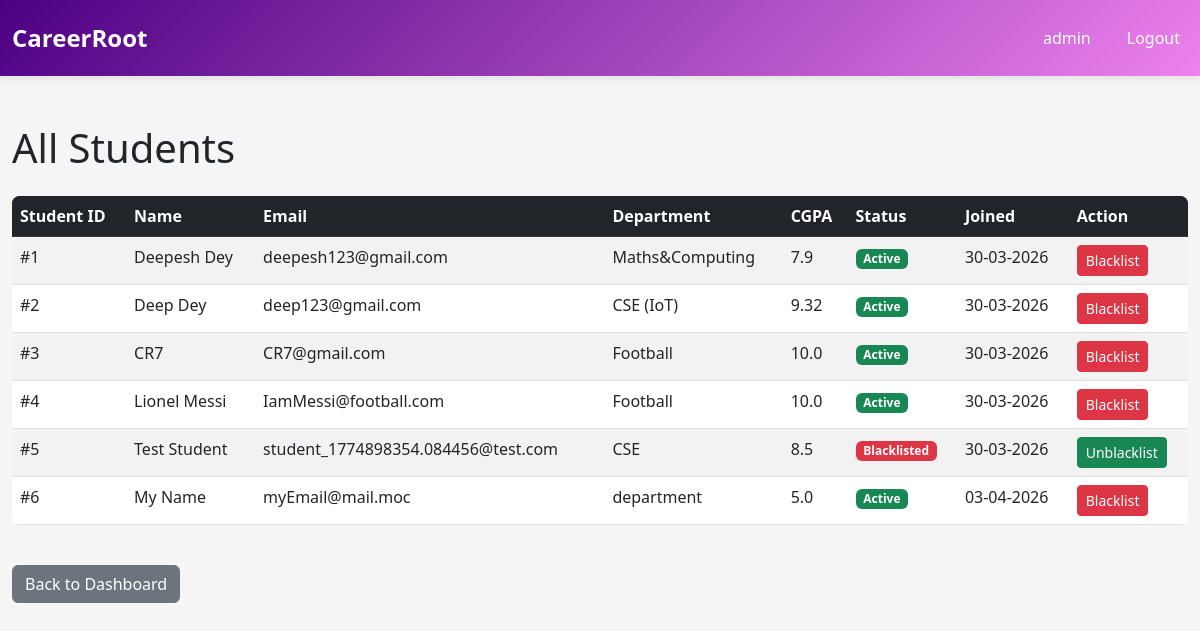
Before: /admin/students (signed in) with the older database file.
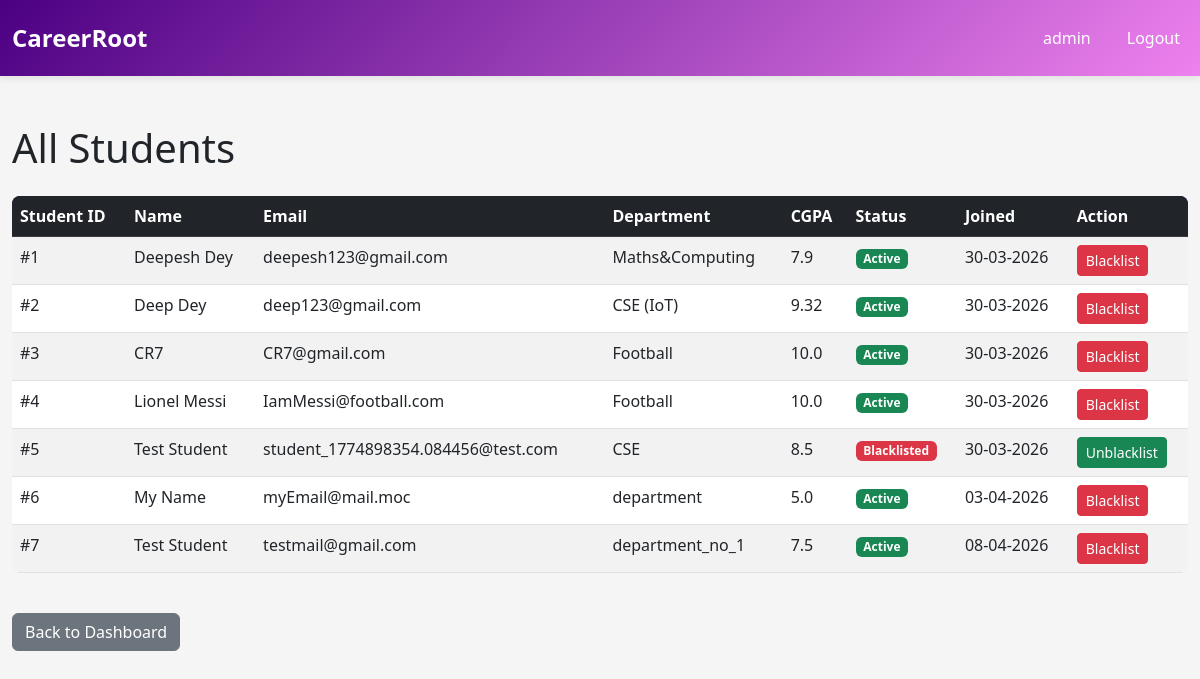
After: the same page with the newer database file.
### core/database/models.py (models this page shows, shortened)
class Student(UserMixin, db.Model):
    __tablename__ = 'student'
    student_id = db.Column(db.Integer, primary_key=True, autoincrement=True)
    name = db.Column(db.String(150), nullable=False)
    email = db.Column(db.String(120), unique=True, nullable=False)
    password = db.Column(db.String(255), nullable=False)
    phone = db.Column(db.String(15), nullable=True)
    department = db.Column(db.String(100), nullable=True)
    cgpa = db.Column(db.Float, nullable=True)
    resume_path = db.Column(db.String(255), nullable=True)  # Path to uploaded resume
    blacklist_status = db.Column(db.Boolean, default=False)  # True = blacklisted
    created_at = db.Column(db.DateTime, default=datetime.utcnow)
    updated_at = db.Column(db.DateTime, default=datetime.utcnow, onupdate=datetime.utcnow)
    applications = db.relationship('Application', backref='student', lazy=True, cascade='all, delete-orphan')
    placements = db.relationship('Placement', backref='student', lazy=True, cascade='all, delete-orphan')

### core/routes/admin.py (the view)
@admin_bp.route('/students')
@login_required
def view_students():
    if not check_admin():
        return redirect(url_for('auth.homepage'))
    all_students = Student.query.all()
    return render_template('admin_view_students.html', students=all_students)

### app.py (called while the page is built, shortened)
@login_manager.user_loader
def load_user(user_id):
    from core.database.models import Admin, Company, Student
    admin = Admin.query.get(int(user_id))
    if admin:
        return admin

### core/routes/admin.py (called while the page is built)
def check_admin():
    if session.get('user_type') != 'admin':
        flash('Unauthorized access', 'danger')
        return False
    return True

### templates/admin_view_students.html (shortened to what this page needs)
{% extends "base.html" %}
{% block content %}
<div class="mt-5">
    <h1 class="mb-4">All Students</h1>
    {% if students %}
        <div class="table-responsive">
            <table class="table table-hover table-striped">
                <thead class="table-dark">
                    <tr>
                        <th>Student ID</th>
                        <th>Name</th>
                        <th>Email</th>
                        <th>Department</th>
                        <th>CGPA</th>
                        <th>Status</th>
                        <th>Joined</th>
                        <th>Action</th>
                    </tr>
                </thead>
                <tbody>
                    {% for student in students %}
                        <tr>
                            <td>#{{ student.student_id }}</td>
                            <td>{{ student.name }}</td>
                            <td>{{ student.email }}</td>
                            <td>{{ student.department }}</td>
                            <td>{{ student.cgpa }}</td>
                            <td>
                                {% if student.blacklist_status %}
                                    <span class="badge bg-danger">Blacklisted</span>
                                {% else %}
                                    <span class="badge bg-success">Active</span>
                                {% endif %}
                            </td>
                            <td>{{ student.created_at.strftime('%d-%m-%Y') }}</td>
                            <td>
                                <form method="POST" action="{{ url_for('admin.blacklist_student', student_id=student.student_id) }}" style="display:inline;">
                                    {% if student.blacklist_status %}
                                        <button type="submit" class="btn btn-sm btn-success">Unblacklist</button>
                                    {% else %}
                                        <button type="submit" class="btn btn-sm btn-danger">Blacklist</button>
                                    {% endif %}
                                </form>
                            </td>
                        </tr>
                    {% endfor %}
                </tbody>
            </table>
        </div>
    {% else %}
        <div class="alert alert-info">
            <strong>No students found.</strong>
        </div>
    {% endif %}
    <div class="mt-4">
        <a href="{{ url_for('admin.admin_dashboard') }}" class="btn btn-secondary">Back to Dashboard</a>
    </div>
</div>
{% endblock %}

Changed rows visible on the page:
added Student: student_id "7", name "Test Student", email "testmail@gmail.com", department "department_no_1", cgpa "7.5", blacklist_status "Active", created_at "08-04-2026"
